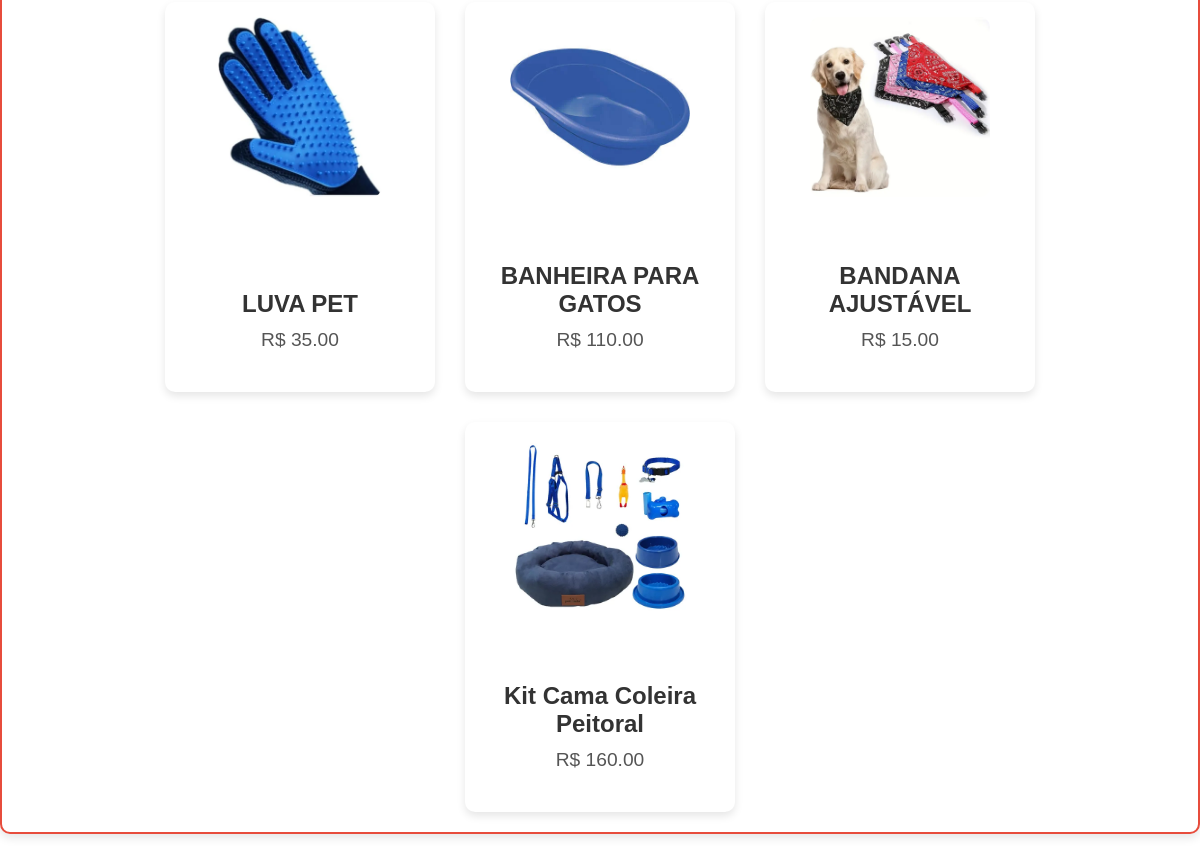
Before: /projeto/produtos/ (lower part) with the older database file.
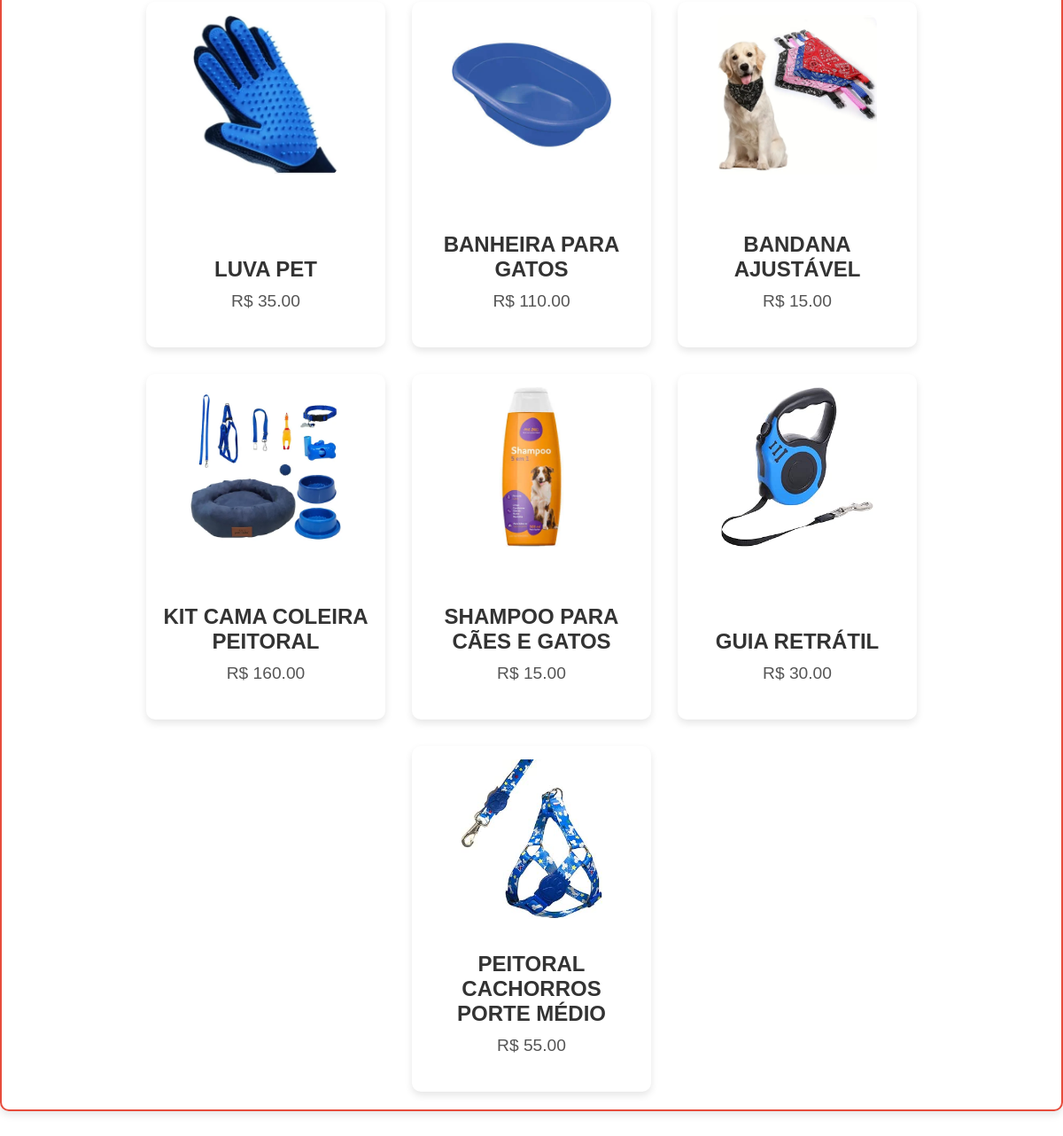
After: the same page with the newer database file.
### site_django/models.py (models this page shows, shortened)
class Produto(models.Model):
    nome = models.CharField(max_length=100)
    preco = models.DecimalField(max_digits=10, decimal_places=2)
    descricao = models.TextField()
    imagem = models.ImageField(upload_to='produtos/', blank=True, null=True)
    data_criacao = models.DateTimeField(auto_now_add=True)  # Campo de data de criação

### site_django/views.py (the view)
# urls.py: path('projeto/produtos/', views.produto, name='produto'),
def produto(request):
    produtos = Produto.objects.all()
    return render(request, 'site_django/product.html', {'produtos': produtos})

### site_django/templates/site_django/product.html (shortened to what this page needs)
<!DOCTYPE html>
<html lang="en">
<head>
    {% load static %}
    <link rel="stylesheet" href="{% static 'projeto/css/style.css' %}">
</head>
<body>
    <section>
        {% if produtos %}
            <div class="produtos-container">
                {% for produto in produtos %}
                <div class="produto-card"
                    data-nome="{{ produto.nome }}"
                    data-preco="{{ produto.preco }}"
                    data-img="{% if produto.imagem %}{{ produto.imagem.url }}{% else %}{% static 'projeto/imagens/placeholder.png' %}{% endif %}"
                    data-desc="{{ produto.descricao }}">
                    <div class="produto-img">
                        {% if produto.imagem %}
                            <img src="{{ produto.imagem.url }}" alt="{{ produto.nome }}">
                        {% else %}
                            <img src="{% static 'projeto/imagens/placeholder.png' %}" alt="Imagem não disponível">
                        {% endif %}
                    </div>
                    <h4>{{ produto.nome }}</h4>
                    <p>R$ {{ produto.preco|floatformat:2 }}</p>
                </div>
                {% endfor %}
            </div>
        {% else %}
            <p>Nenhum produto cadastrado no momento.</p>
        {% endif %}
    </section>
</body>
</html>

### site_django/static/projeto/css/style.css (style rules this page uses)
body { font-family: Arial, sans-serif; background-color: white; color: #333; margin: 0; padding: 0; background-image: url('https://example.com/cachorrinhos.jpg'); background-size: auto; background-repeat: repeat; background-position: top left; }
section { background-color: #ffffff; border: 2px solid #e74c3c; border-radius: 10px; padding: 20px; margin-bottom: 30px; box-shadow: 0 4px 10px rgba(0, 0, 0, 0.1); }
section p { font-size: 1.4rem; line-height: 1.8; color: #555; }
.produtos-container { display: flex; flex-wrap: wrap; justify-content: center; gap: 30px; margin-top: 30px; }
.produto-card { width: 240px; height: 360px; background-color: #fff; padding: 15px; border-radius: 10px; box-shadow: 0 4px 8px rgba(0, 0, 0, 0.1); text-align: center; transition: transform 0.3s ease; display: flex; flex-direction: column; }
.produto-img { height: 180px; display: flex; align-items: center; justify-content: center; margin-bottom: 10px; }
.produto-img img { max-width: 100%; max-height: 100%; object-fit: contain; border-radius: 10px; }
.produto-card h4 { font-size: 1.5rem; color: #333; margin: 0; margin-top: auto; }
.produto-card p { font-size: 1.2rem; color: #555; margin-top: 5px; }
* { scrollbar-width: thin; scrollbar-color: #e74c3c #ffffff; }
html { overflow-y: auto; }

Changed rows visible on the page:
changed Produto: nome "Kit Cama Coleira Peitoral" → "KIT CAMA COLEIRA PEITORAL"
added Produto: imagem (picture), nome "SHAMPOO PARA CÃES E GATOS", preco "15.00"
added Produto: imagem (picture), nome "GUIA RETRÁTIL", preco "30.00"
added Produto: imagem (picture), nome "PEITORAL CACHORROS PORTE MÉDIO", preco "55.00"
